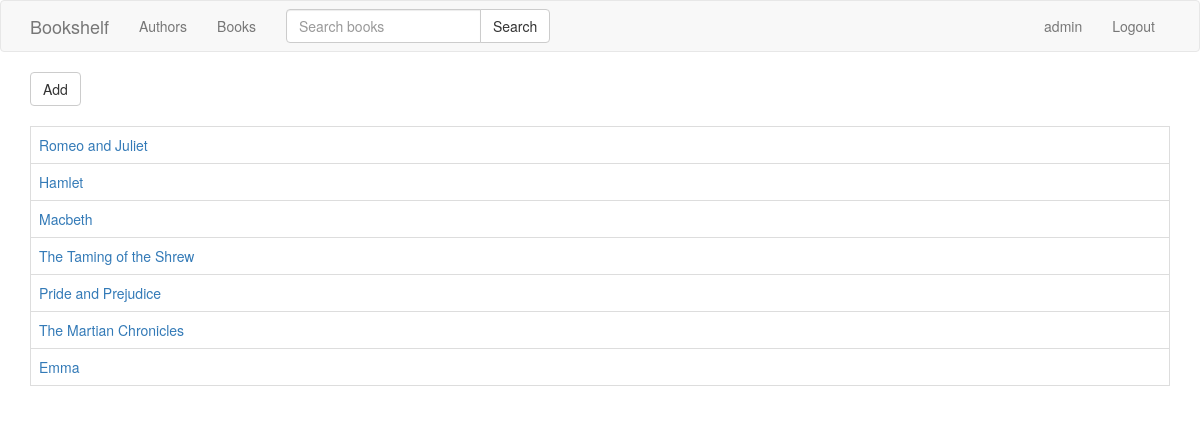
The app's page /home/books/ (signed in) with its own data.
### bookshelf/models.py (models this page shows, shortened)
class Book(models.Model):
    author = models.ForeignKey(Author, on_delete=models.CASCADE)
    title = models.CharField(max_length=100)
    description = models.TextField()

### bookshelf/templates/bookshelf/books.html
{% extends 'base.html' %}
{% block body %}
  <a class="btn btn-default " href="{% url 'bookshelf:book-add' %}">Add</a><br><br>
  {% if object_list %}
    <table class="table table-bordered table-hover">
      <tbody>
      {% for book in object_list %}
        <tr>
          <td>
            <a href="{% url 'bookshelf:book' book.id %}">{{ book.title }}</a>
          </td>
        </tr>
      {% endfor %}
      </tbody>
    </table>
  {% else %}
    <h3>There're not any books yet</h3>
  {% endif %}
{% endblock %}

### templates/base.html (shortened to what this page needs)
{% load static %}
<!DOCTYPE html>
<html lang="en">
<head>
  <link rel="stylesheet" href="{% static 'bookshelf/css/bootstrap.min.css' %}">
</head>
<body>
<nav class="navbar navbar-default">
  <div class="container">
    <div class="navbar-header">
      <a class="navbar-brand" href="">Bookshelf</a>
    </div>
    <div class="collapse navbar-collapse" id="navBar">
      <ul class="nav navbar-nav">
        <li>
          <a href="{% url 'bookshelf:authors' %}">
            <span aria-hidden="true">Authors</span>
          </a>
        </li>
        <li>
          <a href="{% url 'bookshelf:books' %}">
            <span aria-hidden="true">Books</span>
          </a>
        </li>
      </ul>
      <form class="navbar-form navbar-left" method="get" action="{% url 'bookshelf:books-search' %}">
        <div class="input-group">
          <input class="form-control" type="text" name="q" placeholder="Search books" value="{{ request.GET.q }}">
          <span class="input-group-btn">
            <button type="submit" class="btn btn-default">Search</button>
          </span>
        </div>
      </form>
      <ul class="nav navbar-nav navbar-right">
        {% if request.user.is_authenticated %}
          <li>
            <a href="">
              <span aria-hidden="true">{{ user.username }}</span>
            </a>
          </li><li>
            <a href="{% url 'account:logout' %}">
              <span aria-hidden="true">Logout</span>
            </a>
          </li>
        {% endif %}
      </ul>
    </div>
  </div>
</nav>
<div class="container">
  {% block body %}
  {% endblock %}
</div>
</body>
</html>

### records on screen
Book: title "Romeo and Juliet"
Book: title "Hamlet"
Book: title "Macbeth"
Book: title "The Taming of the Shrew"
Book: title "Pride and Prejudice"
Book: title "The Martian Chronicles"
Book: title "Emma"

### other values on screen
{{ user.username }} "admin"
